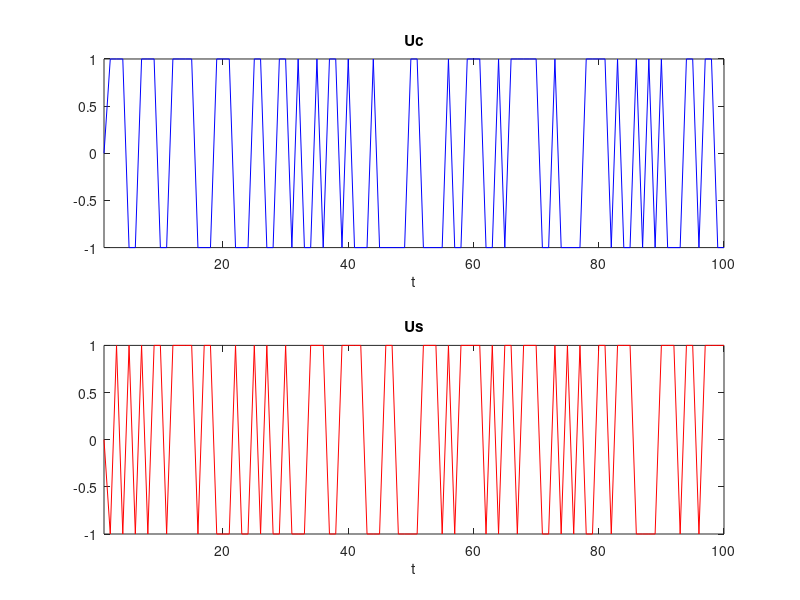
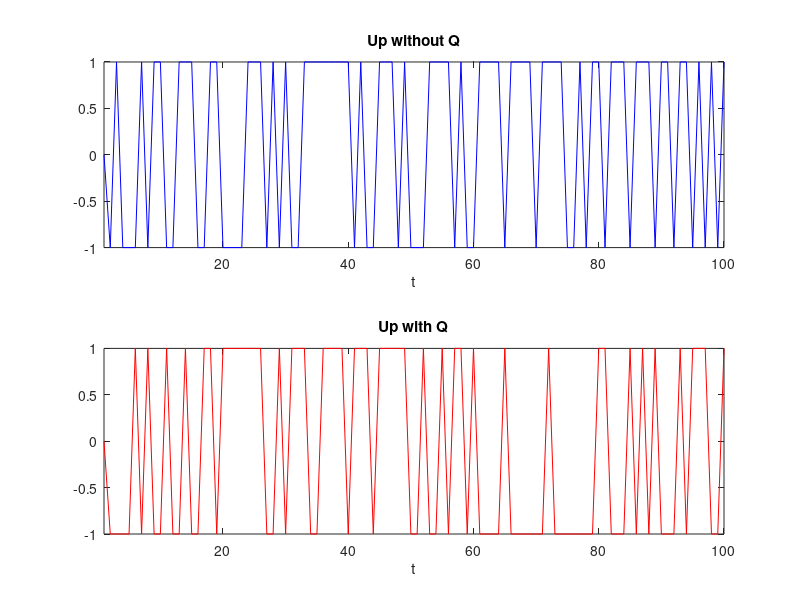

These charts were generated, in order, by the following MATLAB code:
%% LAB 2.1: MODELING CARRIER PHASE UNCERTAINTY %%

%The goal of this lab is to explore modeling and receiver operations in 
%complex baseband. In particular, we model and undo the effect of carrier 
%phase mismatch between the receiver LO and the incoming carrier.

clear;
clc;
close all;

%% LABORATORY ASSIGNMENT %%

%%Random coeficients%%
set = [-1,1];                         %These are the possible coefficients
pos_c = randi(length(set));           %This selects a random position of the set for b_c
b_c = set(pos_c);                     %We get the coefficient b_c
pos_s = randi(length(set));           %This selects a random position of the set for b_s
b_s = set(pos_s);                     %We get the coefficient b_s

%%Rectangular pulse%%
N=100;                                %Number of samples
tt= 1:1:N;                            %Time vector for plotting
p = linspace(0,N);                    %Unitary pulse
p(1:2) = 1;                           %It's 1 until x=1
p(3:N) = 0;                           %Else, it's 0.

%%Signals%%

symbols = 10;

%u_c%
u_c = zeros(N, 1);
for i = 1:1:symbols
    for n = 1:1:N
        for t = 1:1:N
            if t>n
                pos_c = randi(length(set));           %This selects a random position of the set for b_c
                b_c = set(pos_c);                     %We get the coefficient b_c
                u_c(t) = b_c.*p(t-n);                 %We create the function u_c
            end
        end
    end
end

%u_s%
u_s = zeros(N,1);
for i = 1:1:symbols
    for n = 1:1:N
        for t = 1:1:N
            if t>n
                pos_s = randi(length(set));           %This selects a random position of the set for b_c
                b_s = set(pos_s);                     %We get the coefficient b_s
                u_s(t) = b_s.*p(t-n);                 %We create the function u_s
            end
        end
    end
end

%%Plots%%
figure;
subplot(2,1,1);
plot(tt, u_c, 'b'); axis tight;
title('Uc');
xlabel('t');
subplot(2,1,2);
plot(tt, u_s, 'r'); axis tight;
title('Us');
xlabel('t');
print('~/Documents/ECE146A/Lab1/uc_us','-dpng');

%%Upconversion%%
symbols = 4;

%u_p without Q%
u_p = zeros(N, 1);
u_c = zeros(N, 1);
for i = 1:1:symbols
    for n = 1:1:N
        for t = 1:1:N
            if t>n
                pos_c = randi(length(set));           %This selects a random position of the set for b_c
                b_c = set(pos_c);                     %We get the coefficient b_c
                u_c(t) = b_c.*p(t-n);                 %We create the function u_c
                u_p(t) = u_c(t).*cos(40*pi*t);       %We apply the formula
            end
        end
    end
end

%%Passband signal%%

%u_p with Q%
u_p_t = zeros(N, 1);
u_c = zeros(N, 1);
u_s = zeros(N, 1);
for i = 1:1:symbols
    for n = 1:1:N
        for t = 1:1:N
            if t>n
                pos_c = randi(length(set));           %This selects a random position of the set for b_c
                b_c = set(pos_c);                     %We get the coefficient b_c
                u_c(t) = b_c.*p(t-n);                 %We create the function u_c
                pos_s = randi(length(set));           %This selects a random position of the set for b_c
                b_s = set(pos_s);                     %We get the coefficient b_s
                u_s(t) =  b_s.*p(t-n);                %We create the function u_s
                u_p_t(t) = u_c(t).*cos(40*pi*t) - u_s(t).*sin(40*pi*t);   %We apply the formula
            end
        end
    end
end

%%Plots%%
figure;
subplot(2,1,1);
plot(tt, u_p, 'b'); axis tight;
title('Up without Q');
xlabel('t');
subplot(2,1,2);
plot(tt, u_p_t, 'r'); axis tight;
title('Up with Q');
xlabel('t');
print('~/Documents/ECE146A/Lab1/up','-dpng');

